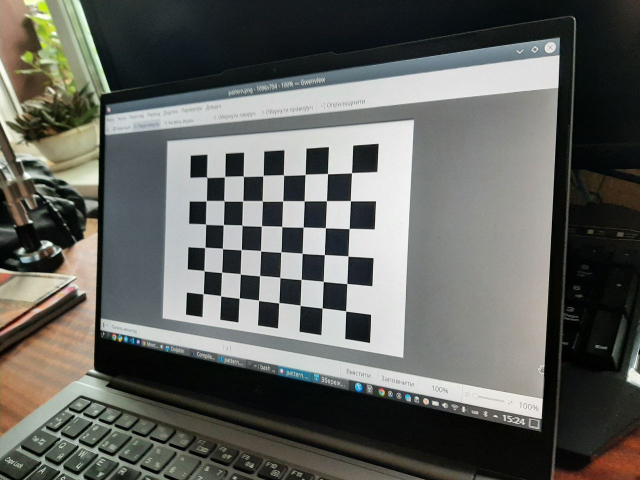
#> input picture data/calibration/galaxyA50_1280/1.jpg, 1280 x 960 px (shown at 1/2 size); its folder holds only this picture in this run
$ python calibration_script.py
#> lines starting #> are read from the running program, lines starting #| are printed output that depends on the picture; after the words box and inside, x2 and y2 are one past the last pixel; in counts of white or black regions, pixels touching at a corner belong together
#
# Code is primerely taken from OpenCV tutorials:
# https://docs.opencv.org/4.x/dc/dbb/tutorial_py_calibration.html
#

import numpy as np
import pickle
import glob

import cv2 as cv

col, row = 8, 6

# termination criteria
criteria = (cv.TERM_CRITERIA_EPS + cv.TERM_CRITERIA_MAX_ITER, 30, 0.001)

# prepare object points, like (0,0,0), (1,0,0), (2,0,0) ....,(6,5,0)
cm_per_block = 1.5

objp = np.zeros((col*row,3), np.float32)
objp[:,:2] = np.mgrid[0:col,0:row].T.reshape(-1,2) * 1.5

# Arrays to store object points and image points from all the images.
objpoints = [] # 3d point in real world space
imgpoints = [] # 2d points in image plane.

images_path = 'data/calibration/galaxyA50_1280/'
images = glob.glob(images_path + '*.jpg')

cv.namedWindow('img', cv.WINDOW_NORMAL)
cv.resizeWindow('img', 800, 600)

for fname in images:
    img = cv.imread(fname)
#> img is the input picture: shape (960, 1280, 3); mean B, G, R 94.2, 98.9, 97.5
    gray = cv.cvtColor(img, cv.COLOR_BGR2GRAY)
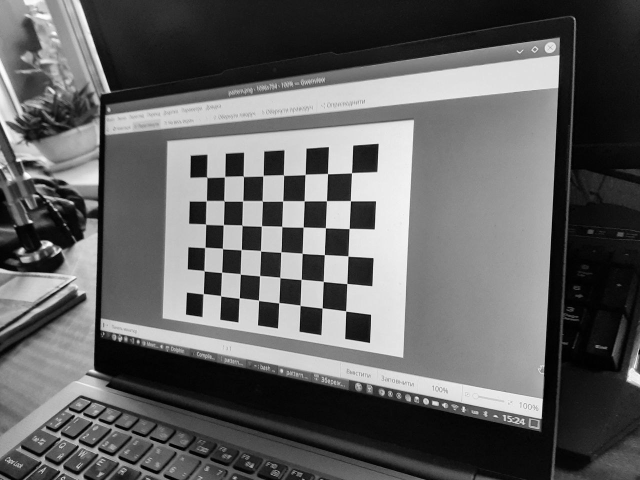
#> gray: shape (960, 1280) (shown at 1/2 size); min 0, max 255, mean 97.9

    # Find the chess board corners
    ret, corners = cv.findChessboardCorners(gray, (col,row), None)
#> ret = True; corners = 48 rows, first 8: [414.6, 355.8], [450.3, 353], [487.6, 353.9], [525.6, 353.1], [567.5, 350.5], [610.6, 349.1], [655.6, 347.9], [703.5, 346.3]

    # If found, add object points, image points (after refining them)
    if ret == True:
        objpoints.append(objp)

        corners2 = cv.cornerSubPix(gray,corners, (11,11), (-1,-1), criteria)
#> corners2 = 48 rows, first 8: [414.1, 355.1], [449.7, 353.9], [487.2, 352.9], [526.4, 351.8], [567.5, 350.7], [610.6, 349.3], [655.5, 347.7], [703.5, 346.1]
        imgpoints.append(corners)

        # Draw and display the corners
        cv.drawChessboardCorners(img, (col,row), corners, ret)
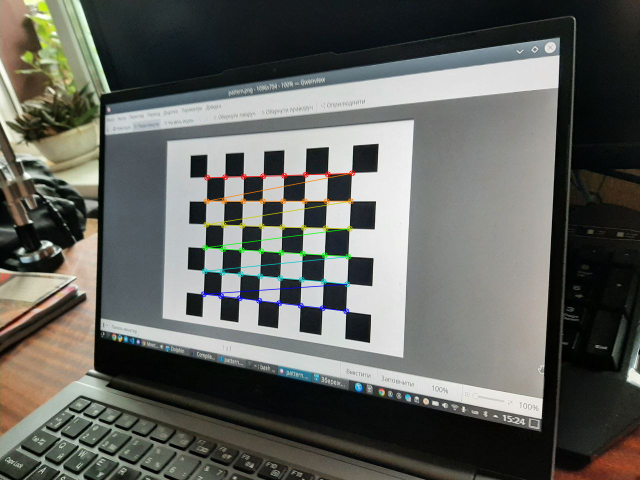
#> img: shape (960, 1280, 3) (shown at 1/2 size); 1.09% of pixels changed, all inside (x1, y1, x2, y2) = (401, 340, 711, 629)
        cv.imshow('img', img)
        cv.waitKey(500)

cv.destroyAllWindows()

ret, mtx, dist, rvecs, tvecs = cv.calibrateCamera(objpoints, imgpoints, gray.shape[::-1], None, None)
#> ret = 0.173; mtx = [[965.5, 0, 691.5], [0, 955.1, 501.5], [0, 0, 1]]; dist = [[0.0304, 2.76, -0.00614, -0.00337, -19.7]]; rvecs = ([0.00931, 0.519, 0.0458],); tvecs = ([-8.79, -4.68, 31.09],)

fx = mtx[0, 0]
#> fx = 965.5
fy = mtx[1, 1]
#> fy = 955.1
u = mtx[0, 2]
#> u = 691.5
v = mtx[1, 2]
#> v = 501.5

matrix_data = [fx, fy, u, v]
#> matrix_data = [965.5, 955.1, 691.5, 501.5]

with open(images_path + "matrix.pkl", "wb") as file:
    pickle.dump(matrix_data, file)

$ run again, on data/calibration/galaxyA50_1280/13.jpg
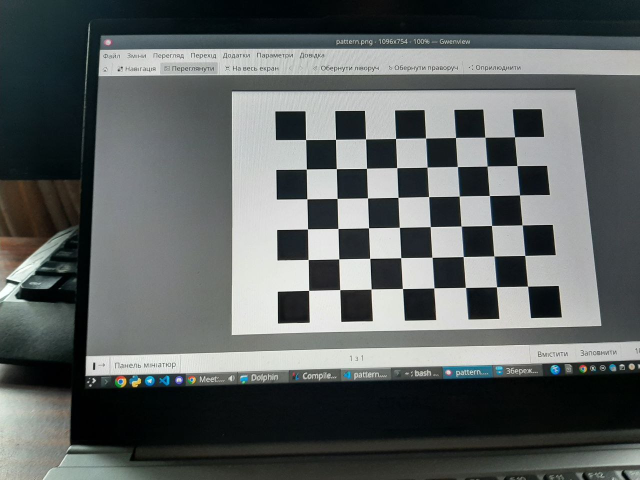
#> input picture data/calibration/galaxyA50_1280/13.jpg, 1280 x 960 px (shown at 1/2 size)
#> img is the input picture: shape (960, 1280, 3); mean B, G, R 97.5, 98, 93.1
#> `ret, corners = cv.findChessboardCorners(gray, (col,row), None)`: ret = True; corners = 48 rows, first 8: [611.8, 279.6], [671.5, 279.3], [731.6, 278.5], [791.6, 277.5], [851.7, 276.7], [911.4, 275.6], [970.3, 274.7], [1029.4, 274.3]
#> corners2 = 48 rows, first 8: [611.8, 279.6], [671.5, 279.2], [731.6, 278.4], [791.6, 277.4], [851.6, 276.5], [911.5, 275.5], [970.4, 274.7], [1029.5, 274.2]
#> `cv.drawChessboardCorners(img, (col,row), corners, ret)`:
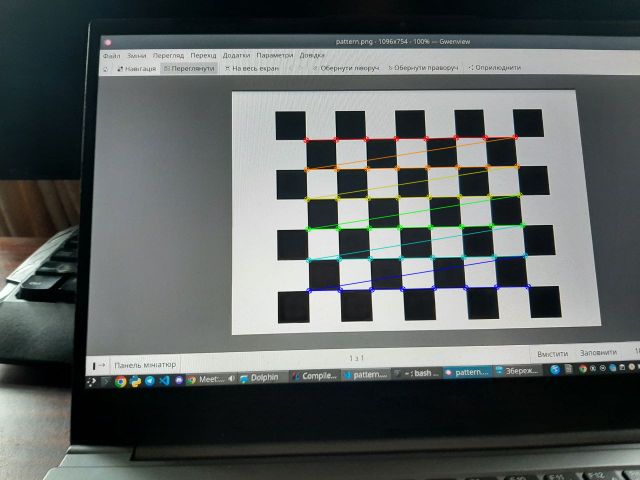
#> img: shape (960, 1280, 3) (shown at 1/2 size); 1.46% of pixels changed, all inside (x1, y1, x2, y2) = (606, 268, 1063, 588)
#> `ret, mtx, dist, rvecs, tvecs = cv.calibrateCamera(objpoints, imgpoints..`: ret = 0.259; mtx = [[1674.9, 0, 638.2], [0, 1733.2, 544.9], [0, 0, 1]]; dist = [[0.799, -14.76, -0.0113, 0.000407, 85.56]]; rvecs = ([-0.276, -0.0327, -0.02],); tvecs = ([-0.666, -6.38, 42.4],)
#> fx = 1674.9
#> fy = 1733.2
#> u = 638.2
#> v = 544.9
#> matrix_data = [1674.9, 1733.2, 638.2, 544.9]

$ run again, on data/calibration/galaxyA50_1280/14.jpg
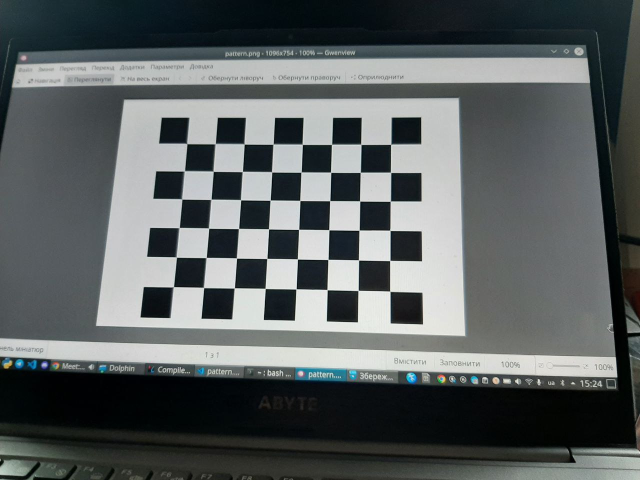
#> input picture data/calibration/galaxyA50_1280/14.jpg, 1280 x 960 px (shown at 1/2 size)
#> img is the input picture: shape (960, 1280, 3); mean B, G, R 96.7, 96.3, 91.1
#> `ret, corners = cv.findChessboardCorners(gray, (col,row), None)`: ret = True; corners = 48 rows, first 8: [374.4, 288.1], [431.3, 287.5], [489, 288.9], [546.2, 289.3], [605.4, 289.5], [663.3, 289.6], [722.5, 289.6], [781.6, 289.5]
#> corners2 = 48 rows, first 8: [374.2, 287.7], [430.9, 287.9], [488.6, 288.4], [546.6, 288.8], [605, 289.1], [663.5, 289.2], [722.2, 289.2], [781.9, 289]
#> `cv.drawChessboardCorners(img, (col,row), corners, ret)`:
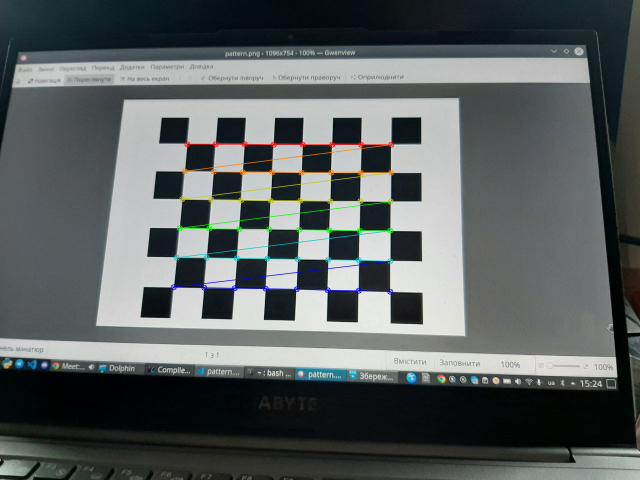
#> img: shape (960, 1280, 3) (shown at 1/2 size); 1.44% of pixels changed, all inside (x1, y1, x2, y2) = (341, 282, 789, 590)
#> `ret, mtx, dist, rvecs, tvecs = cv.calibrateCamera(objpoints, imgpoints..`: ret = 0.234; mtx = [[1028.7, 0, 661.3], [0, 1023.1, 488.2], [0, 0, 1]]; dist = [[0.324, -2.99, -0.00475, 0.000104, 9.7]]; rvecs = ([-0.222, 0.0687, 0.022],); tvecs = ([-7.43, -5.2, 26.99],)
#> fx = 1028.7
#> fy = 1023.1
#> u = 661.3
#> v = 488.2
#> matrix_data = [1028.7, 1023.1, 661.3, 488.2]

$ run again, on data/calibration/galaxyA50_1280/2.jpg
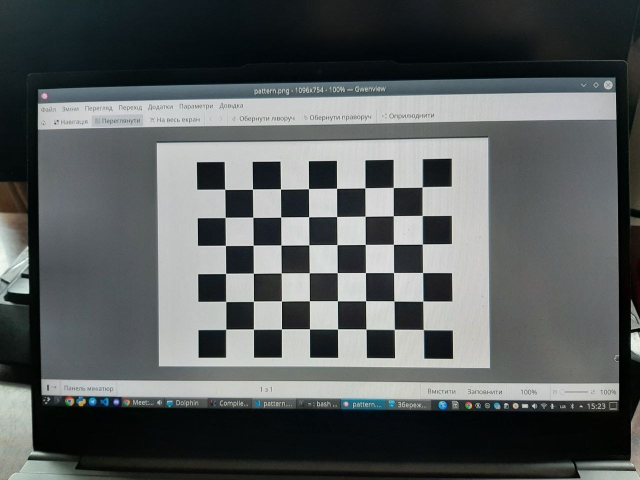
#> input picture data/calibration/galaxyA50_1280/2.jpg, 1280 x 960 px (shown at 1/2 size)
#> img is the input picture: shape (960, 1280, 3); mean B, G, R 92.7, 92.4, 87.9
#> `ret, corners = cv.findChessboardCorners(gray, (col,row), None)`: ret = True; corners = 48 rows, first 8: [450.3, 379.4], [505.6, 378.6], [561.5, 378.5], [617.5, 377.9], [673.5, 377], [730.4, 376.2], [786.8, 375.3], [844.5, 374.7]
#> corners2 = 48 rows, first 8: [450.1, 379.2], [505.5, 378.8], [561.5, 378.4], [617.5, 377.8], [673.6, 377], [730.4, 376.2], [786.8, 375.4], [844.7, 374.4]
#> `cv.drawChessboardCorners(img, (col,row), corners, ret)`:
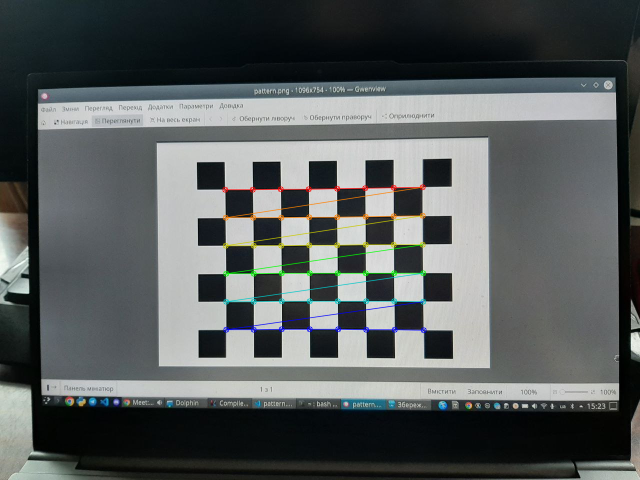
#> img: shape (960, 1280, 3) (shown at 1/2 size); 1.37% of pixels changed, all inside (x1, y1, x2, y2) = (444, 368, 854, 667)
#> `ret, mtx, dist, rvecs, tvecs = cv.calibrateCamera(objpoints, imgpoints..`: ret = 0.2; mtx = [[1321.3, 0, 556.6], [0, 1325.1, 444.2], [0, 0, 1]]; dist = [[0.038, 2.78, -0.00618, -0.0127, -15.04]]; rvecs = ([0.00982, 0.0652, -0.00867],); tvecs = ([-2.86, -1.74, 35.6],)
#> fx = 1321.3
#> fy = 1325.1
#> u = 556.6
#> v = 444.2
#> matrix_data = [1321.3, 1325.1, 556.6, 444.2]

$ run again, on data/calibration/galaxyA50_1280/10.jpg
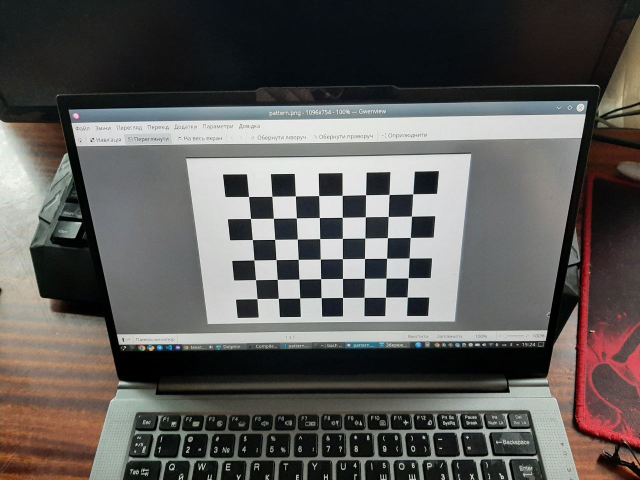
#> input picture data/calibration/galaxyA50_1280/10.jpg, 1280 x 960 px (shown at 1/2 size)
#> img is the input picture: shape (960, 1280, 3); mean B, G, R 87.6, 90, 92.7
#> `gray = cv.cvtColor(img, cv.COLOR_BGR2GRAY)`:
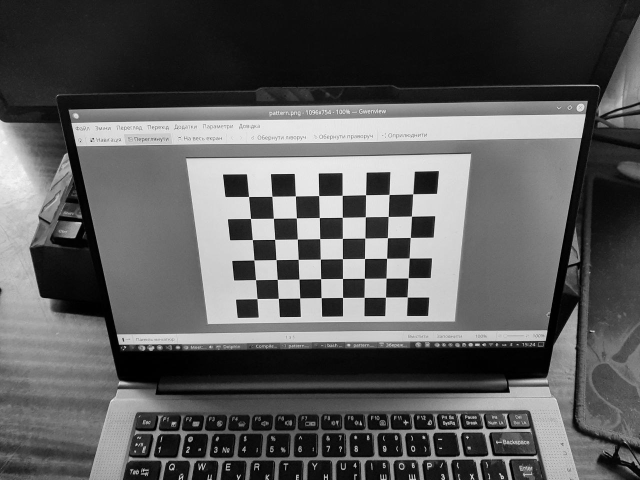
#> gray: shape (960, 1280) (shown at 1/2 size); min 0, max 255, mean 90.5
#> `ret, corners = cv.findChessboardCorners(gray, (col,row), None)`: ret = True; corners = 48 rows, first 8: [497.8, 393.6], [544.4, 393], [591.3, 392.5], [638.1, 391.6], [684.9, 391.1], [731.7, 389.9], [778.6, 389.4], [825.9, 388.4]
#> corners2 = 48 rows, first 8: [497.6, 393.5], [544.4, 393.1], [591.3, 392.4], [637.9, 391.7], [684.8, 391.1], [731.7, 390.1], [778.6, 389.3], [826.1, 388.3]
#> `cv.drawChessboardCorners(img, (col,row), corners, ret)`:
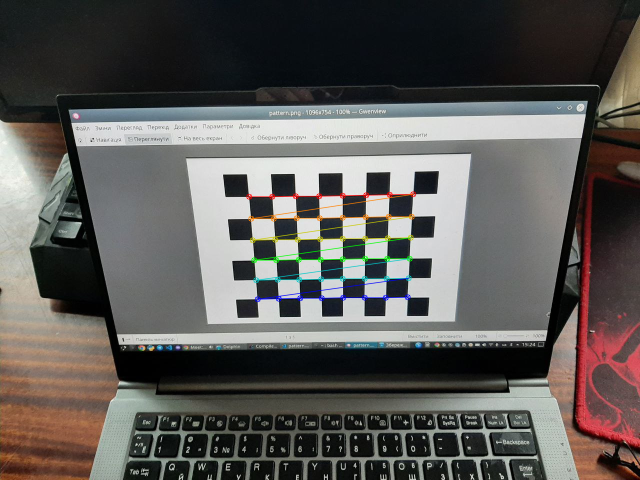
#> img: shape (960, 1280, 3) (shown at 1/2 size); 1.14% of pixels changed, all inside (x1, y1, x2, y2) = (492, 382, 833, 605)
#> `ret, mtx, dist, rvecs, tvecs = cv.calibrateCamera(objpoints, imgpoints..`: ret = 0.14; mtx = [[1035.8, 0, 627.4], [0, 1047.1, 482.7], [0, 0, 1]]; dist = [[-0.0417, 5.04, 6.93e-05, -0.0112, -28.32]]; rvecs = ([0.429, 0.0318, -0.0209],); tvecs = ([-4.15, -2.83, 33.36],)
#> fx = 1035.8
#> fy = 1047.1
#> u = 627.4
#> v = 482.7
#> matrix_data = [1035.8, 1047.1, 627.4, 482.7]
